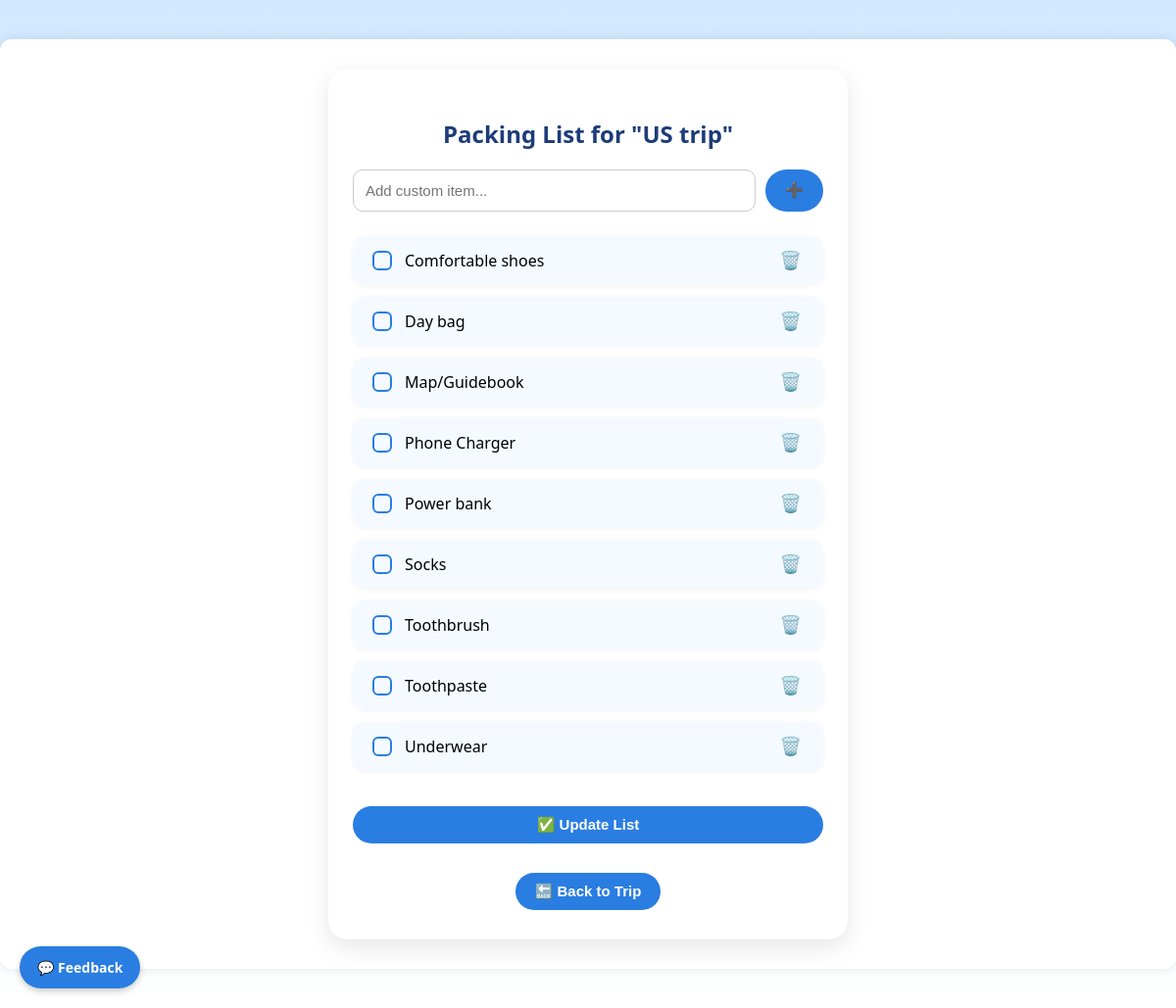
Page /trips/10/packing/ (signed in) on the committed database.
### trips/models.py (models this page shows, shortened)
class Trip(models.Model):
    TRIP_TYPE_CHOICES = [
        ('beach', 'Beach'),
        ('city', 'City'),
        ('hiking', 'Hiking'),
        ('business', 'Business'),
        ('snow', 'Snow / Ski'),
        ('other', 'Other'),
    ]
    user = models.ForeignKey(get_user_model(), on_delete=models.CASCADE)
    name = models.CharField(max_length=100)
    destination = models.CharField(max_length=100)
    start_date = models.DateField()
    end_date = models.DateField()
    trip_type = models.CharField(max_length=50, choices=TRIP_TYPE_CHOICES, default='other')
    manually_cleared = models.BooleanField(default=False)
    is_public = models.BooleanField(default=False)
    share_token = models.CharField(max_length=12, unique=True, blank=True, null=True)

class PackingItem(models.Model):
    trip = models.ForeignKey(Trip, on_delete=models.CASCADE, related_name='packing_items')
    name = models.CharField(max_length=100)
    is_packed = models.BooleanField(default=False)

### trips/views.py (the view, shortened to what this page needs)
# urls.py: path('<int:trip_id>/packing/', views.packing_list, name='packing_list'),
@login_required
def packing_list(request, trip_id):
    trip = get_object_or_404(Trip, id=trip_id, user=request.user)
    if not trip.packing_items.exists() and not trip.manually_cleared:
        generate_packing_list(trip)
    items = trip.packing_items.all().order_by('is_packed', 'name')
    return render(request, 'trips/packing_list.html', {'trip': trip, 'items': items})

### trips/templates/trips/packing_list.html (shortened to what this page needs)
{% extends 'base.html' %}
{% block content %}
<div class="container" style="max-width: 480px; margin: auto; background: #ffffff; padding: 30px 25px; border-radius: 20px; box-shadow: 0 8px 25px rgba(0, 0, 0, 0.1);">
  <h2 style="text-align: center; color: #1d3c78; margin-bottom: 20px; font-weight: 700;">Packing List for "{{ trip.name }}"</h2>
  <form method="post" style="display: flex; gap: 10px; margin-bottom: 25px;">
    <input type="text" name="new_item" placeholder="Add custom item..." class="input-field">
    <button type="submit" class="add-btn">➕</button>
  </form>
  <form method="post" action="{% url 'update_packing_list' trip.id %}">
    <ul style="list-style: none; padding: 0;">
      {% if items %}
      {% for item in items %}
      <li class="packing-item fade-in">
        <label style="display: flex; align-items: center; gap: 10px;">
          <input type="checkbox" class="custom-checkbox" name="packed_items" value="{{ item.name }}" {% if item.is_packed %}checked{% endif %}>
          {{ item.name }}
        </label>
        <button type="submit" name="delete_item" value="{{ item.name }}" class="btn-icon">🗑️</button>
      </li>
      {% endfor %}
      {% else %}
        <li style="text-align: center; padding: 20px; color: #999;">Your packing list is empty. Start adding items above!</li>
      {% endif %}
    </ul>
    <button type="submit" class="update-btn" style="width: 100%; margin-top: 20px;">✅ Update List</button>
  </form>
  <div style="text-align: center; margin-top: 30px;">
    <a href="{% url 'trip_detail' trip.id %}">
      <button type="button" class="back-btn">🔙 Back to Trip</button>
    </a>
  </div>
</div>
{% endblock %}

### templates/base.html (style rules this page uses)
body { font-family: 'Segoe UI', sans-serif; background: linear-gradient(to bottom, #d0e9ff, #ffffff); background-repeat: no-repeat; background-size: 100% 100%; background-attachment: fixed; margin: 0; padding: 0; }
.container { max-width: 2000px; margin: 40px auto; background: #fff; padding: 30px; border-radius: 12px; box-shadow: 0 0 12px rgba(0, 0, 0, 0.1); }

### trips/templates/trips/packing_list.html (style rules this page uses)
.fade-in { animation: fadeInUp 0.5s ease both; }
.custom-checkbox { appearance: none; width: 20px; height: 20px; border: 2px solid #2a7de1; border-radius: 6px; position: relative; cursor: pointer; transition: 0.2s; }
.input-field { flex: 1; padding: 12px; font-size: 15px; border: 1px solid #ccc; border-radius: 10px; }
.add-btn, .update-btn, .back-btn { background-color: #2a7de1; color: white; border: none; border-radius: 30px; padding: 10px 20px; font-weight: bold; font-size: 15px; cursor: pointer; transition: background-color 0.3s; }
.packing-item { display: flex; justify-content: space-between; align-items: center; padding: 12px 16px; margin-bottom: 12px; border-radius: 12px; background: #f4faff; box-shadow: 0 1px 5px rgba(0,0,0,0.05); animation: fadeInUp 0.5s ease; }
.btn-icon { background: transparent; border: none; font-size: 18px; cursor: pointer; transition: transform 0.2s ease; }

### rows in the picture
Trip: name "US trip"
PackingItem: name "Comfortable shoes"
PackingItem: name "Day bag"
PackingItem: name "Map/Guidebook"
PackingItem: name "Phone Charger"
PackingItem: name "Power bank"
PackingItem: name "Socks"
PackingItem: name "Toothbrush"
PackingItem: name "Toothpaste"
PackingItem: name "Underwear"
